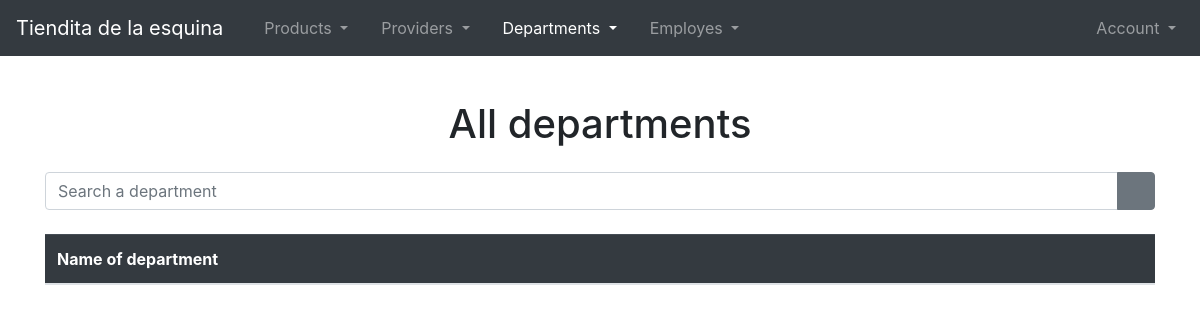
Page /show-departments/ (signed in) on the earlier database version.
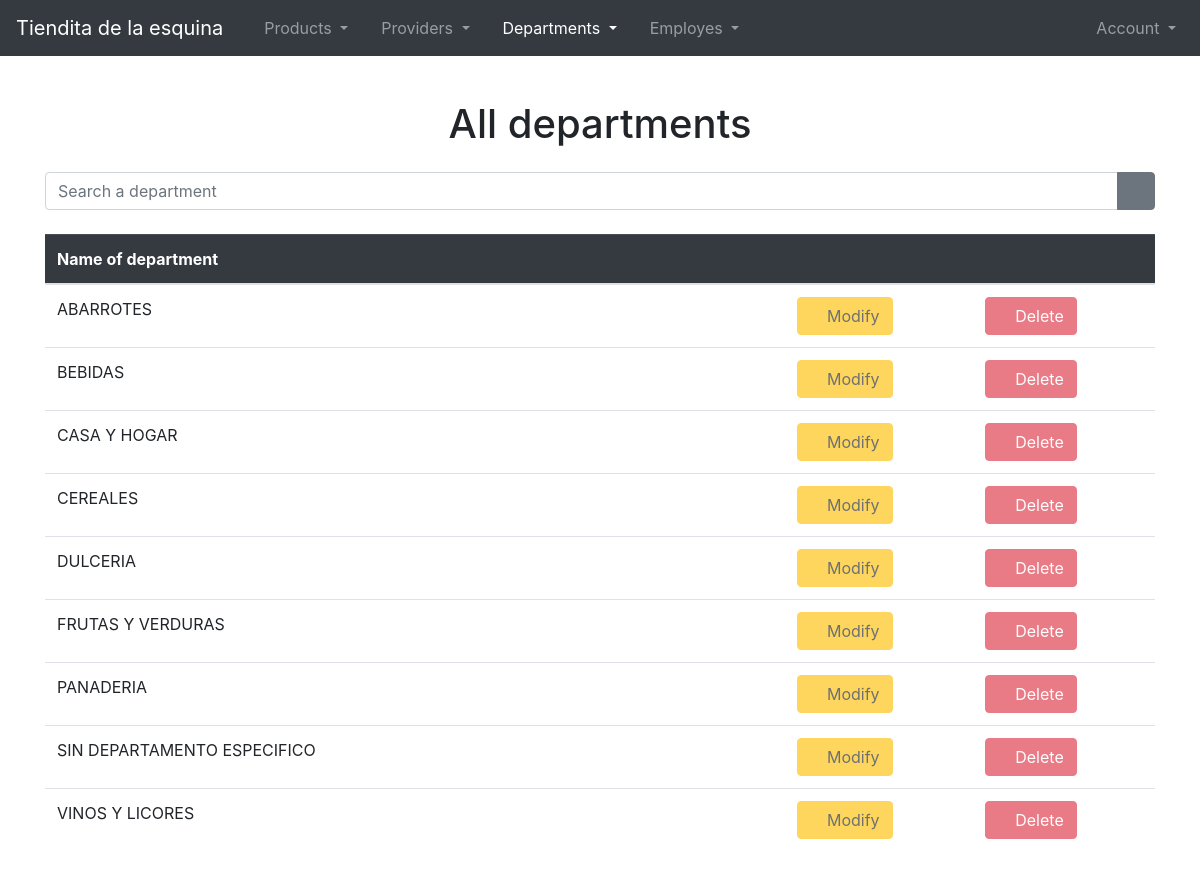
Same page on the later database version.
### Departments/models.py (models this page shows)
class Department( models.Model ):
    departmentname = models.CharField(max_length = 100, blank = False)
    def __str__(self):
        return self.departmentname

### Departments/views.py (the view)
# urls.py: path('show-departments/', views.ShowDepartmentsListView.as_view(), name = 'showdeppartmentspage'),
class ShowDepartmentsListView( LoginRequiredMixin, ListView ):
    login_url = 'loginpage'
    template_name = 'showdepartments.html'
    queryset = Department.objects.all().order_by('departmentname')
    def get_context_data(self, **kwargs):
        context = super().get_context_data(**kwargs)
        context['titleOfPage'] = "Show all departments"
        context['nameOfApplication'] = NAME_OF_PROJECT
        return context

### project.py (called while the page is built)
def NAME_OF_PROJECT():
    return 'Tiendita de la esquina'

### Departments/templates/showdepartments.html
{% extends 'shared/body.html' %}
{% block content %}
    <div class="col-12 mb-3">
        <center>
            <h1>All departments</h1>
        </center>
    </div>
    <div class="col-12 mt-4 mt-sm-4 mt-md-0 mt-lg-0 mt-xl-0">
        <div class="row">
            <div class="col-12">
                <form action="{% url 'Departments:searcheddepartment' %}">
                    <div class="input-group mb-3">
                        <input name="dep" type="text" class="form-control" placeholder="Search a department">
                        <div class="input-group-append">
                            <button type="submit" class="btn btn-secondary">
                                <i class="bi bi-search"></i>
                            </button>
                        </div>
                    </div>
                </form>
            </div>
        </div>
        <div class="row">
            <div class="col-12 mt-2">
                <div class="table-responsive">
                    <table class="table">
                        <thead class="table-dark">
                            <tr>
                                <th scope="col">Name of department</th>
                                <th scope="col"></th>
                                <th scope="col"></th>
                            </tr>
                        </thead>
                        <tbody>
                            {% for dep in object_list %}
                                <tr class>
                                    <td class="col-8">{{ dep }}</td>
                                    <td>
                                        <button class="btn btn-warning" disabled>
                                            <i class="bi bi-pencil"></i>
                                            Modify
                                        </button>
                                    </td>
                                    <td>
                                        <button class="btn btn-danger" disabled>
                                            <i class="bi bi-trash"></i>
                                            Delete
                                        </button>
                                    </td>
                                </tr>
                            {% endfor %}
                        </tbody>
                    </table>
                </div>
            </div>
        </div>
    </div>
{% endblock %}

### templates/shared/body.html (shortened to what this page needs)
{% load static %}
<!DOCTYPE html>
<html lang="en">
    <head>
        <link rel="stylesheet" href="{% static 'CSS/bootstrap.min.css' %}">
        <link rel="stylesheet" href="{% static 'Images/Icons/bootstrap-icons.css' %}">
    </head>
    <body>
        <header>{% include 'shared/nav.html' %}
        </header>
        <main>
            <div class="container" style="margin-top: 100px;">
                <div class="row mt-5 mb-5">
                    {% block content %}
                    {% endblock %}
                </div>
            </div>
        </main>
    </body>
</html>

### templates/shared/nav.html (shortened to what this page needs)
{% url 'Products:showproductspage' as showproductspage %}
{% url 'Products:addproductspage' as addproductspage %}
{% url 'Providers:showproviderspage' as showproviderspage %}
{% url 'Providers:addproviderpage' as addproviderpage %}
{% url 'Departments:showdeppartmentspage' as showdeppartmentspage %}
{% url 'Departments:adddeppartmentpage' as adddeppartmentpage %}
{% url 'Employes:showemployespage' as showemployespage %}
{% url 'Employes:addemployespage' as addemployespage %}
{% url 'Accounts:settingspage' as settingspage %}
{% url 'showalluserspage' as showalluserspage %}
<nav class="navbar fixed-top navbar-expand-lg navbar-dark bg-dark">
    <a class="navbar-brand" href="{% url 'homepage' %}">{{ nameOfApplication }}</a>
    <div class="collapse navbar-collapse" id="navbarSupportedContent">
        {% if user.is_authenticated %}
            <ul class="navbar-nav mr-auto">
                <li class="nav-item dropdown">
                    <a class="nav-link dropdown-toggle " href="#" id="navbarDropdown" role="button" data-toggle="dropdown" aria-haspopup="true" aria-expanded="false">
                        <i class="bi bi-box"></i>
                        Products
                    </a>
                </li>
                <li class="nav-item dropdown">
                    <a class="nav-link dropdown-toggle " href="#" id="navbarDropdown" role="button" data-toggle="dropdown" aria-haspopup="true" aria-expanded="false">
                        <i class="bi bi-people"></i>
                        Providers
                    </a>
                </li>
                <li class="nav-item dropdown">
                    <a class="nav-link dropdown-toggle {% if request.path == showdeppartmentspage or request.path == adddeppartmentpage %}active{% endif %}" href="#" id="navbarDropdown" role="button" data-toggle="dropdown" aria-haspopup="true" aria-expanded="false">
                        <i class="bi bi-card-list"></i>
                        Departments
                    </a>
                </li>
                <li class="nav-item dropdown">
                    <a class="nav-link dropdown-toggle " href="#" id="navbarDropdown" role="button" data-toggle="dropdown" aria-haspopup="true" aria-expanded="false">
                        <i class="bi bi-file-person"></i>
                        Employes
                    </a>
                </li>
            </ul>
            <ul class="navbar-nav ml-auto">
                <li class="nav-item dropdown">
                    <a class="nav-link dropdown-toggle {% if request.path == settingspage %}active{% endif %}" href="#" id="navbarDropdown" role="button" data-toggle="dropdown" aria-haspopup="true" aria-expanded="false">
                        <i class="bi bi-person-fill"></i>
                        Account
                    </a>
                </li>
            </ul>
        {% endif %}
    </div>
</nav>

Differences in the rows shown:
added Department: departmentname "ABARROTES"
added Department: departmentname "BEBIDAS"
added Department: departmentname "CASA Y HOGAR"
added Department: departmentname "CEREALES"
added Department: departmentname "DULCERIA"
added Department: departmentname "FRUTAS Y VERDURAS"
added Department: departmentname "PANADERIA"
added Department: departmentname "SIN DEPARTAMENTO ESPECIFICO"
added Department: departmentname "VINOS Y LICORES"
